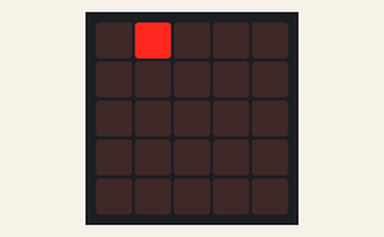
This program was run on a simulated BBC micro:bit (MakeCode). Shown: the board's 5×5 LED display. Random numbers come from a fixed seed.

Above: at 0.1 s.
At 4.96 s:
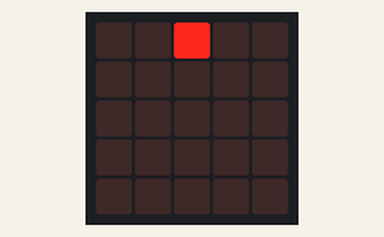
At 10.02 s:
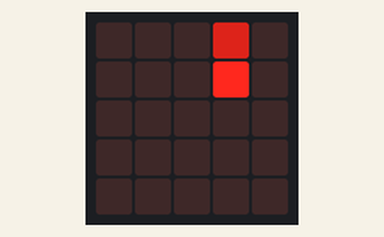
At 19.95 s:
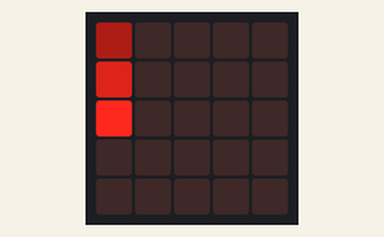
At 29.87 s:
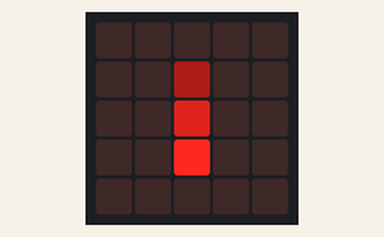
At 39.8 s:
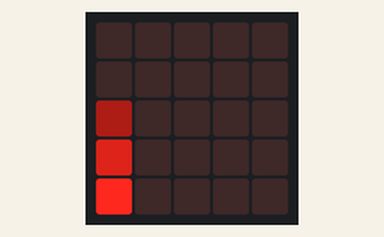

The program:

main.ts
```typescript
let lumen: number[] = []
let x = 0
let y = 0
basic.forever(function () {
    lumen = [255, 150, 50]
    x = randint(0, 4)
    y = 0
    while (y < 8) {
        for (let a = 0; a <= 3; a++) {
            led.plotBrightness(x, y - a, lumen[a])
        }
        y += 1
        basic.pause(200)
    }
})
```

test.ts
```typescript
// les tests vont ici ; cela ne sera pas compilé si ce paquet est utilisé en tant qu'extension.
```
